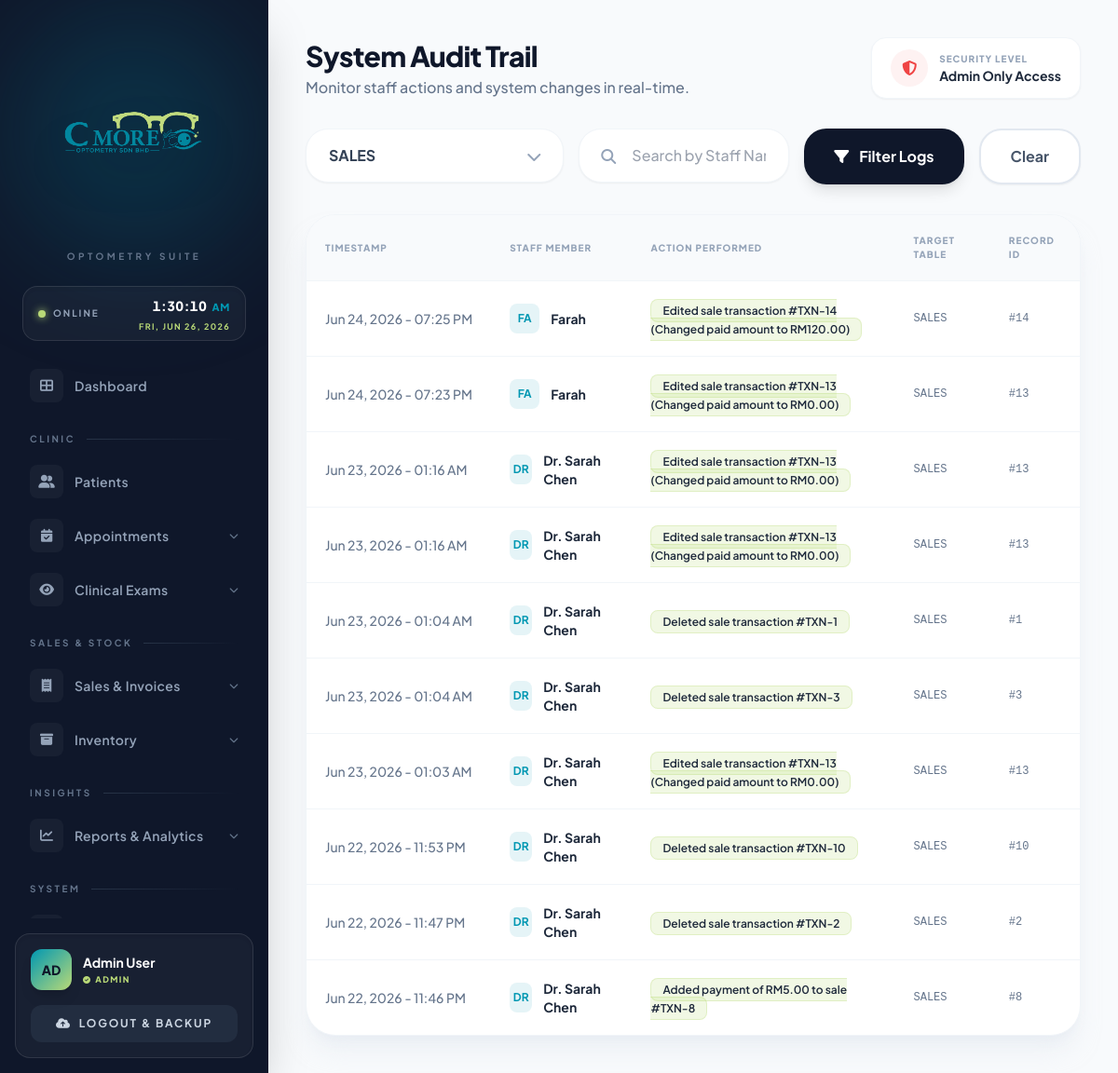
/audit_trail.php?filter=SALES (signed in), run on an earlier commit of the app's database.
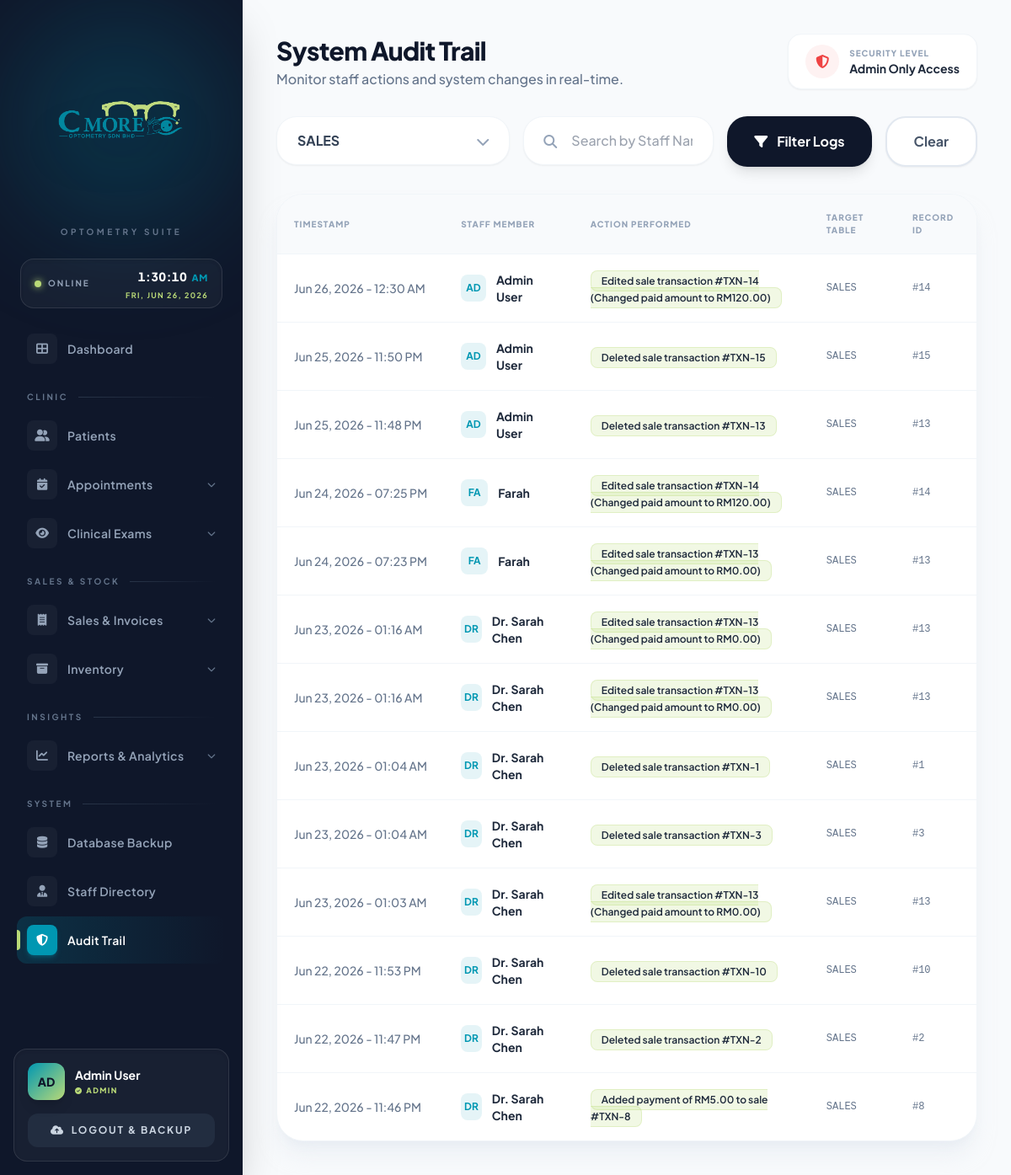
And on a later commit of the database.
### tables this page shows
CREATE TABLE `audit_log` (
  `LOG_ID` int(11) NOT NULL AUTO_INCREMENT,
  `USER_ID` int(11) NOT NULL,
  `ACTION` varchar(255) NOT NULL,
  `TABLE_NAME` varchar(100) DEFAULT NULL,
  `RECORD_ID` int(11) DEFAULT NULL,
  `CREATED_AT` timestamp NOT NULL DEFAULT current_timestamp(),
  PRIMARY KEY (`LOG_ID`)
);

CREATE TABLE `user` (
  `USER_ID` int(11) NOT NULL AUTO_INCREMENT,
  `NAME` varchar(100) NOT NULL,
  `EMAIL` varchar(100) NOT NULL,
  `PASSWORD` varchar(255) NOT NULL,
  `ROLE` varchar(50) NOT NULL,
  `FIRST_LOGIN_OTP` tinyint(1) DEFAULT 1,
  PRIMARY KEY (`USER_ID`),
  UNIQUE KEY `EMAIL` (`EMAIL`)
);

### audit_trail.php (the view, shortened to what this page needs)
<?php
include('config.php');
$search = isset($_GET['search']) ? mysqli_real_escape_string($conn, $_GET['search']) : '';
$filter = isset($_GET['filter']) ? mysqli_real_escape_string($conn, $_GET['filter']) : '';
$where_clauses = [];
if (!empty($filter)) {
    $where_clauses[] = "a.TABLE_NAME = '$filter'";
}
$where_sql = count($where_clauses) > 0 ? "WHERE " . implode(" AND ", $where_clauses) : "";
$tables_query = "SELECT DISTINCT TABLE_NAME FROM audit_log WHERE TABLE_NAME IS NOT NULL AND TABLE_NAME != '' ORDER BY TABLE_NAME ASC";
$tables_result = mysqli_query($conn, $tables_query);
$query = "SELECT a.*, u.NAME
          FROM audit_log a
          LEFT JOIN user u ON a.USER_ID = u.USER_ID
          $where_sql
          ORDER BY a.CREATED_AT DESC
          LIMIT 200";
$result = mysqli_query($conn, $query);
?>
<!DOCTYPE html>
<html lang="en">
<head>
    <script src="https://cdn.tailwindcss.com"></script>
    <link rel="stylesheet" href="https://cdnjs.cloudflare.com/ajax/libs/font-awesome/6.0.0/css/all.min.css">
</head>
<body class="bg-[#f8fafc] text-slate-900 flex h-screen overflow-hidden">
    <?php include('sidebar.php'); ?>
    <main class="flex-1 ml-72 h-screen overflow-y-auto p-10">
        <div class="mb-8 flex justify-between items-end">
            <div>
                <h1 class="text-3xl font-black tracking-tight text-slate-900">System Audit Trail</h1>
                <p class="text-slate-500 font-medium mt-1">Monitor staff actions and system changes in real-time.</p>
            </div>
            <div class="bg-white px-5 py-3 rounded-2xl shadow-sm border border-slate-100 flex items-center space-x-3">
                <div class="w-10 h-10 rounded-full bg-red-50 flex items-center justify-center text-red-500">
                    <i class="fa-solid fa-shield-halved"></i>
                </div>
                <div>
                    <p class="text-[10px] uppercase tracking-widest font-black text-slate-400">Security Level</p>
                    <p class="text-sm font-bold text-slate-800">Admin Only Access</p>
                </div>
            </div>
        </div>
        <div class="mb-8">
            <form action="" method="GET" class="flex flex-col md:flex-row space-y-4 md:space-y-0 md:space-x-4 max-w-4xl">
                <div class="relative w-full md:w-1/3">
                    <select name="filter" class="w-full pl-6 pr-10 py-4 bg-white border border-slate-100 rounded-[1.5rem] shadow-sm focus:border-[#0097B2] outline-none appearance-none font-bold text-slate-700 cursor-pointer">
                        <?php while($t = mysqli_fetch_assoc($tables_result)): ?>
                            <option value="<?php echo htmlspecialchars($t['TABLE_NAME']); ?>" <?php echo $filter === $t['TABLE_NAME'] ? 'selected' : ''; ?>>
                                <?php echo htmlspecialchars(ucfirst($t['TABLE_NAME'])); ?>
                            </option>
                        <?php endwhile; ?>
                    </select>
                </div>
                <div class="relative flex-1">
                    <i class="fa-solid fa-magnifying-glass absolute left-6 top-1/2 -translate-y-1/2 text-slate-400"></i>
                    <input type="text" name="search" placeholder="Search by Staff Name or Action..." value="<?php echo htmlspecialchars($search); ?>" class="w-full pl-14 pr-6 py-4 bg-white border border-slate-100 rounded-[1.5rem] shadow-sm focus:border-[#0097B2] outline-none transition-all font-medium text-slate-700">
                </div>
                <button type="submit" class="bg-slate-900 text-white px-8 py-4 rounded-[1.5rem] font-bold hover:bg-[#0097B2] transition shadow-lg shrink-0">
                    <i class="fa-solid fa-filter mr-2"></i> Filter Logs
                </button>
                <?php if(!empty($search) || !empty($filter)): ?>
                <a href="audit_trail.php" class="bg-white border-2 border-slate-200 text-slate-600 px-8 py-4 rounded-[1.5rem] font-bold hover:bg-slate-50 hover:text-slate-900 transition shadow-sm shrink-0 flex items-center justify-center">
                    Clear
                </a>
                <?php endif; ?>
            </form>
        </div>
        <div class="bg-white rounded-[2rem] shadow-xl shadow-slate-200/50 border border-slate-100 overflow-hidden">
            <div class="overflow-x-auto">
                <table class="w-full text-left border-collapse">
                    <thead>
                        <tr class="bg-slate-50 text-[10px] uppercase tracking-widest text-slate-400 border-b border-slate-100">
                            <th class="p-5 font-black">Timestamp</th>
                            <th class="p-5 font-black">Staff Member</th>
                            <th class="p-5 font-black">Action Performed</th>
                            <th class="p-5 font-black">Target Table</th>
                            <th class="p-5 font-black">Record ID</th>
                        </tr>
                    </thead>
                    <tbody class="divide-y divide-slate-100 text-sm font-medium">
                        <?php if (mysqli_num_rows($result) > 0): ?>
                            <?php while ($row = mysqli_fetch_assoc($result)): ?>
                                <tr class="hover:bg-slate-50/50 transition">
                                    <td class="p-5 text-slate-500 whitespace-nowrap">
                                        <?php echo date('M d, Y - h:i A', strtotime($row['CREATED_AT'])); ?>
                                    </td>
                                    <td class="p-5">
                                        <div class="flex items-center space-x-3">
                                            <div class="w-8 h-8 rounded-lg bg-[#0097B2]/10 text-[#0097B2] flex items-center justify-center font-bold text-xs">
                                                <?php echo $row['NAME'] ? strtoupper(substr($row['NAME'], 0, 2)) : '??'; ?>
                                            </div>
                                            <span class="font-bold text-slate-800">
                                                <?php echo htmlspecialchars($row['NAME'] ?? 'System / Unknown'); ?>
                                            </span>
                                        </div>
                                    </td>
                                    <td class="p-5">
                                        <span class="bg-[#B9D977]/20 text-slate-800 py-1 px-3 rounded-lg font-semibold text-xs border border-[#B9D977]/30">
                                            <?php echo htmlspecialchars($row['ACTION']); ?>
                                        </span>
                                    </td>
                                    <td class="p-5 text-slate-500 font-mono text-xs">
                                        <?php echo $row['TABLE_NAME'] ? htmlspecialchars($row['TABLE_NAME']) : '<span class="text-slate-300">N/A</span>'; ?>
                                    </td>
                                    <td class="p-5 text-slate-500 font-mono text-xs">
                                        <?php echo $row['RECORD_ID'] ? '#' . htmlspecialchars($row['RECORD_ID']) : '<span class="text-slate-300">N/A</span>'; ?>
                                    </td>
                                </tr>
                            <?php endwhile; ?>
                        <?php endif; ?>
                    </tbody>
                </table>
            </div>
        </div>
    </main>
</body>
</html>

### sidebar.php (shortened to what this page needs)
<link rel="stylesheet" href="https://cdnjs.cloudflare.com/ajax/libs/font-awesome/6.4.0/css/all.min.css">
<aside class="w-72 bg-[#0f172a] text-slate-300 flex flex-col fixed h-full shadow-2xl z-50 overflow-hidden">
    <div class="pointer-events-none absolute inset-x-0 top-0 h-72 bg-gradient-to-b from-[#0097B2]/12 via-[#0097B2]/0 to-transparent"></div>
    <div class="relative px-6 pt-8 pb-5">
        <div class="flex flex-col items-center">
            <div class="relative">
                <img src="logo.png" alt="C-More Logo" class="relative w-56 h-auto drop-shadow-2xl">
            </div>
            <p class="mt-3 text-[10px] uppercase tracking-[0.35em] font-bold text-slate-500">Optometry Suite</p>
        </div>
        <div class="mt-6 flex items-center justify-between bg-white/[0.04] border border-white/10 rounded-2xl px-4 py-2.5 shadow-inner">
            <div class="flex items-center gap-2">
                <span class="w-2 h-2 rounded-full bg-[#B9D977] animate-pulse shadow-[0_0_8px_#B9D977]"></span>
                <span class="text-[10px] uppercase tracking-[0.2em] font-bold text-slate-400">Online</span>
            </div>
            <div class="text-right leading-none">
                <div id="live-time" class="text-sm font-black text-white tracking-wider tabular-nums">00:00:00</div>
                <div id="live-date" class="text-[9px] uppercase tracking-[0.15em] font-bold text-[#B9D977] mt-1.5">LOADING...</div>
            </div>
        </div>
    </div>
    <nav class="relative flex-1 px-5 pb-2 space-y-0.5 overflow-y-auto overflow-x-hidden custom-scrollbar">
        <?php
        $current = basename($_SERVER['PHP_SELF']);
        $user_role = !empty($_SESSION['ROLE']) ? $_SESSION['ROLE'] : 'Unassigned';
        function nav_item($link, $icon, $label, $current) {
            $active = ($current == $link);
            $wrap = $active
                ? 'bg-gradient-to-r from-[#0097B2]/20 to-transparent text-white'
                : 'text-slate-400 hover:text-white hover:bg-white/[0.04]';
            $bar  = $active ? "<span class='absolute left-0 top-1/2 -translate-y-1/2 h-6 w-1 rounded-r-full bg-[#B9D977]'></span>" : '';
            $chip = $active
                ? 'bg-[#0097B2] text-white shadow-md shadow-[#0097B2]/30'
                : 'bg-white/[0.04] text-slate-400 group-hover:text-[#B9D977] group-hover:bg-white/[0.08]';
            echo "
            <a href='$link' class='relative flex items-center gap-3 px-3 py-2.5 rounded-xl transition-all duration-200 group $wrap'>
                $bar
                <span class='flex items-center justify-center w-9 h-9 rounded-lg $chip transition-colors'><i class='$icon text-sm'></i></span>
                <span class='text-sm font-semibold tracking-wide'>$label</span>
            </a>";
        }
        function submenu_btn($id, $icon, $label, $is_active) {
            $wrap = $is_active
                ? 'bg-gradient-to-r from-[#0097B2]/20 to-transparent text-white'
                : 'text-slate-400 hover:text-white hover:bg-white/[0.04]';
            $bar  = $is_active ? "<span class='absolute left-0 top-1/2 -translate-y-1/2 h-6 w-1 rounded-r-full bg-[#B9D977]'></span>" : '';
            $chip = $is_active
                ? 'bg-[#0097B2] text-white shadow-md shadow-[#0097B2]/30'
                : 'bg-white/[0.04] text-slate-400 group-hover:text-[#B9D977] group-hover:bg-white/[0.08]';
            return "
            <button onclick=\"document.getElementById('$id').classList.toggle('hidden')\" class='relative w-full flex items-center justify-between px-3 py-2.5 rounded-xl transition-all duration-200 group $wrap'>
                $bar
                <span class='flex items-center gap-3'>
                    <span class='flex items-center justify-center w-9 h-9 rounded-lg $chip transition-colors'><i class='$icon text-sm'></i></span>
                    <span class='text-sm font-semibold tracking-wide'>$label</span>
                </span>
                <i class='fa-solid fa-chevron-down text-[10px] text-slate-500 group-hover:text-white transition-colors'></i>
            </button>";
        }
        function nav_section($label) {
            echo "
            <div class='flex items-center gap-3 px-3 pt-5 pb-2'>
                <span class='text-[10px] uppercase tracking-[0.25em] font-bold text-slate-500 select-none'>$label</span>
                <span class='flex-1 h-px bg-gradient-to-r from-slate-700/70 to-transparent'></span>
            </div>";
        }
        nav_item('directory.php', 'fa-solid fa-table-cells-large', 'Dashboard', $current);
        nav_section('Clinic');
        $is_appt = ($current == 'appointment.php');
        echo "<div class='relative'>" . submenu_btn('appt-submenu', 'fa-solid fa-calendar-check', 'Appointments', $is_appt) . "
            <div id='appt-submenu' class='" . ($is_appt ? '' : 'hidden') . " mt-1 ml-5 pl-3 border-l border-slate-700/60 space-y-0.5 py-1'>";
        echo "  </div>
        </div>";
        if ($user_role === 'Admin' || $user_role === 'Optometrist') {
            $is_exam = ($current == 'exam.php');
            echo "<div class='relative'>" . submenu_btn('exam-submenu', 'fa-solid fa-eye', 'Clinical Exams', $is_exam) . "
                <div id='exam-submenu' class='" . ($is_exam ? '' : 'hidden') . " mt-1 ml-5 pl-3 border-l border-slate-700/60 space-y-0.5 py-1'>";
            echo "  </div>
            </div>";
        }
        $is_sales = ($current == 'sales.php');
        echo "<div class='relative'>" . submenu_btn('sales-submenu', 'fa-solid fa-receipt', 'Sales & Invoices', $is_sales) . "
            <div id='sales-submenu' class='" . ($is_sales ? '' : 'hidden') . " mt-1 ml-5 pl-3 border-l border-slate-700/60 space-y-0.5 py-1'>";
        echo "  </div>
        </div>";
        $is_inv = ($current == 'inventory.php');
        echo "<div class='relative'>" . submenu_btn('inv-submenu', 'fa-solid fa-box-archive', 'Inventory', $is_inv) . "
            <div id='inv-submenu' class='" . ($is_inv ? '' : 'hidden') . " mt-1 ml-5 pl-3 border-l border-slate-700/60 space-y-0.5 py-1'>";
        echo "  </div>
        </div>";
        $is_reports = ($current == 'reports.php' || $current == 'analytics.php');
        echo "<div class='relative'>" . submenu_btn('reports-submenu', 'fa-solid fa-chart-line', 'Reports & Analytics', $is_reports) . "
            <div id='reports-submenu' class='" . ($is_reports ? '' : 'hidden') . " mt-1 ml-5 pl-3 border-l border-slate-700/60 space-y-0.5 py-1'>";
        echo "  </div>
        </div>";
        if ($user_role === 'Admin') {
            nav_item('audit_trail.php', 'fa-solid fa-shield-halved', 'Audit Trail', $current);
        }
        ?>
    </nav>
    <div class="relative p-4">
        <div class="rounded-2xl bg-white/[0.04] border border-white/10 p-4 shadow-inner">
            <div class="flex items-center gap-3">
                <div class="flex-shrink-0 w-11 h-11 rounded-xl bg-gradient-to-br from-[#0097B2] to-[#B9D977] flex items-center justify-center text-slate-900 font-black text-sm shadow-lg">
                    <?php echo isset($_SESSION['NAME']) ? strtoupper(substr($_SESSION['NAME'], 0, 2)) : 'UT'; ?>
                </div>
                <div class="overflow-hidden flex-1">
                    <p class="text-sm font-bold text-white truncate"><?php echo htmlspecialchars($_SESSION['NAME'] ?? 'Unknown User'); ?></p>
                    <p class="text-[9px] text-[#B9D977] uppercase font-black tracking-[0.15em] mt-0.5"><i class="fa-solid fa-circle-check text-[8px] mr-1"></i><?php echo htmlspecialchars($user_role); ?></p>
                </div>
            </div>
            <a href="auto_backup.php?logout=true" class="mt-4 group flex items-center justify-center gap-2 w-full py-3 rounded-xl bg-slate-700/40 hover:bg-[#0097B2] text-slate-300 hover:text-white text-xs font-bold uppercase tracking-[0.15em] transition-all duration-300">
                <i class="fa-solid fa-cloud-arrow-up group-hover:-translate-y-0.5 transition-transform"></i> Logout & Backup
            </a>
        </div>
    </div>
</aside>

### audit_trail.php (style rules this page uses)
body { font-family: 'Plus Jakarta Sans', sans-serif; }

What changed in the data, as far as the page shows it:
added audit_log: CREATED_AT "Jun 26, 2026 - 12:30 AM", USER_ID.NAME "AD", USER_ID.NAME "Admin User", ACTION "Edited sale transaction #TXN-14 (Changed paid amount to RM120.00)", TABLE_NAME "SALES", RECORD_ID "14"
added audit_log: CREATED_AT "Jun 25, 2026 - 11:50 PM", USER_ID.NAME "AD", USER_ID.NAME "Admin User", ACTION "Deleted sale transaction #TXN-15", TABLE_NAME "SALES", RECORD_ID "15"
added audit_log: CREATED_AT "Jun 25, 2026 - 11:48 PM", USER_ID.NAME "AD", USER_ID.NAME "Admin User", ACTION "Deleted sale transaction #TXN-13", TABLE_NAME "SALES", RECORD_ID "13"
Also different on the page:
$label: "Dashboard Patients" → "Dashboard Patients Database Backup Staff Directory Audit Trail"
